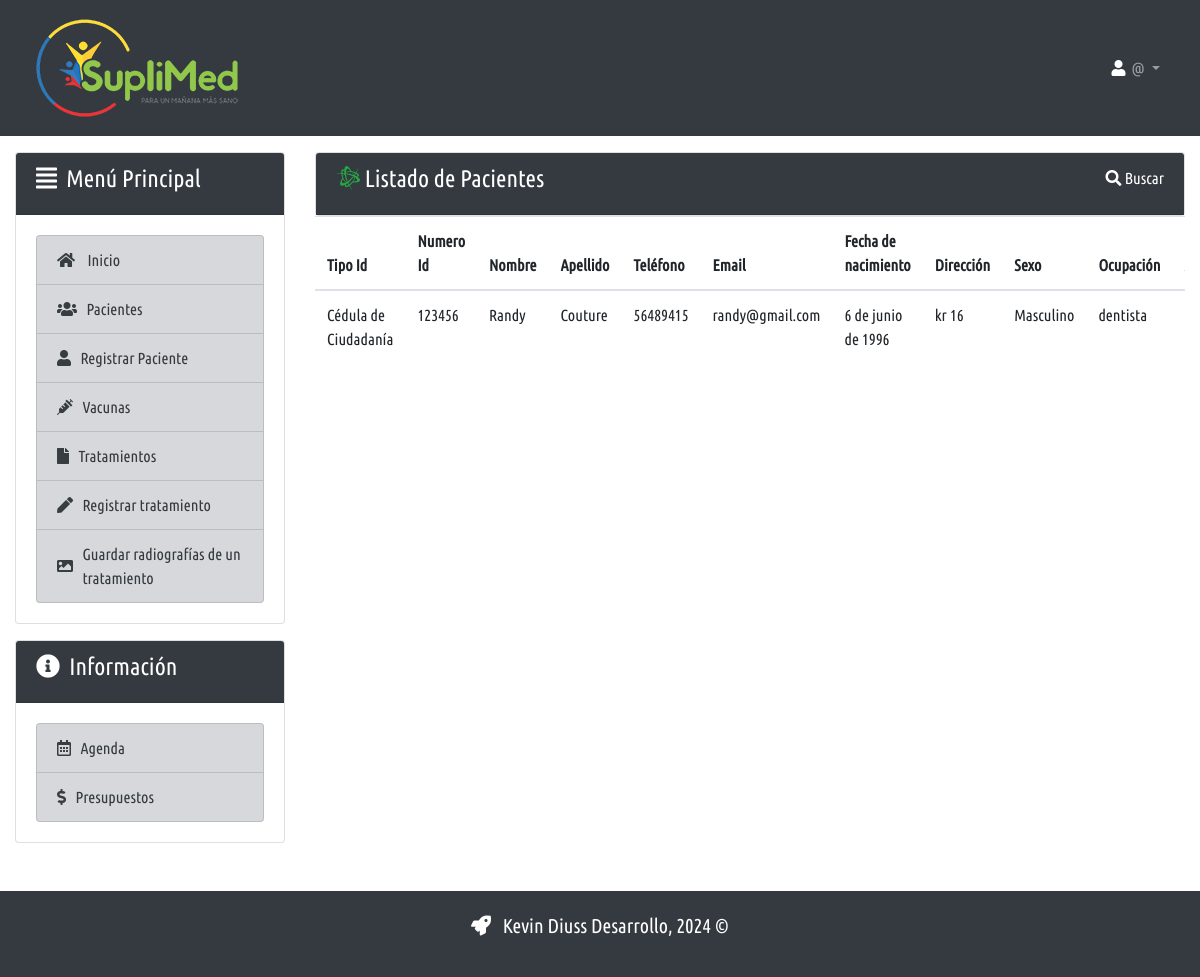
The app's page /listar/ (signed in), older data.
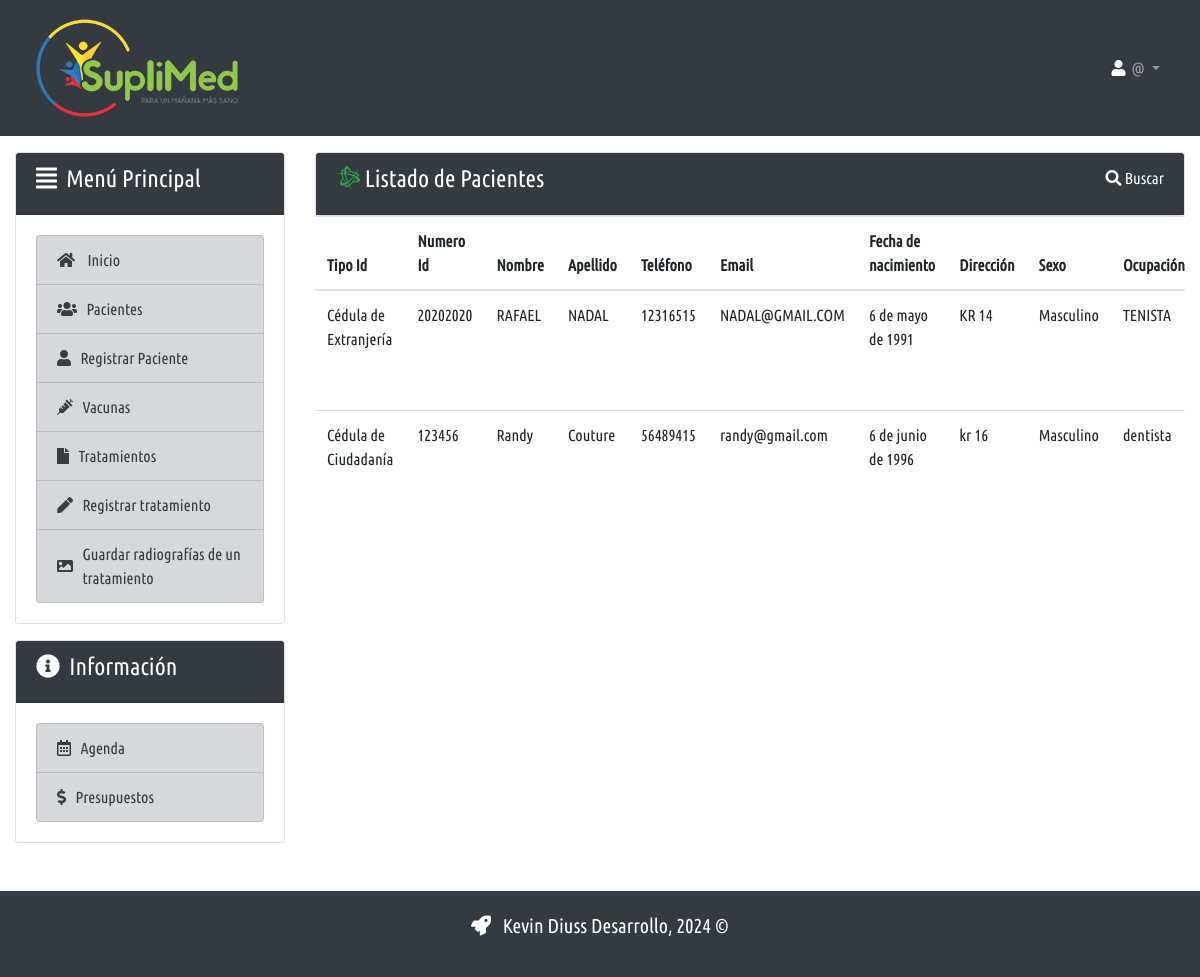
The same page, newer data.
### paciente/models.py (models this page shows, shortened)
class Paciente(models.Model):
    tipoId = models.CharField(max_length=50, verbose_name='tipoId')
    numDocumento = models.CharField(max_length=15, verbose_name='numDocumento')
    nombre = models.CharField(max_length=50, verbose_name='nombre')
    apellido = models.CharField(max_length=50, verbose_name='apellido')
    telefono = models.CharField(max_length=20, verbose_name='teléfono')
    telefonoDos = models.CharField(max_length=20, verbose_name='telefonoDos')
    email = models.EmailField(verbose_name='email')
    fecha_nacimiento = models.DateField(verbose_name='fechaNacimiento')
    direccion = models.CharField(max_length=150, verbose_name='dirección')
    sexo = models.CharField(max_length=10)
    ocupacion = models.CharField(max_length=100)
    sangre = models.CharField(max_length=15)
    rh = models.CharField(max_length=20)
    grupoRiesgo = models.CharField(max_length=35)
    condicionSalud = models.CharField(max_length=50)
    regimen = models.CharField(max_length=20)
    aseguradora = models.CharField(max_length=50)
    tipoAfi = models.CharField(max_length=20)
    observaciones = models.TextField(blank=True, null=True)
    created = models.DateTimeField(auto_now_add=True)
    updated = models.DateTimeField(auto_now=True)
    class Meta:
        verbose_name = 'paciente'
        verbose_name_plural = 'pacientes'
        ordering = ['created']

### paciente/views.py (the view)
# urls.py: path('listar/', views.listar, name="listar"),
@login_required()
def listar(request):
    pacientes = Paciente.objects.all().order_by('-created')
    page = request.GET.get('page', 1)
    try:
        paginator = Paginator(pacientes, 5)
        pacientes = paginator.page(page)
    except:
        raise Http404
    data = {
        'pacientes': pacientes,
        'paginator': paginator
    }
    return render(request, 'paciente/listar.html', data)

### paciente/templates/paciente/listar.html (shortened to what this page needs)
{% extends 'core/base.html'%}
{% load static %}
{% block content %}
<div class="card-group">
    <div class="card bg-negro">
        <div class="card-header bg-dark text-white">
            <h4>
                <i class="fab fa-battle-net text-success"></i>&nbsp;Listado de Pacientes
                <span class="buscar">
                    <a href="#" id="buscar">
                        <small>
                            <i class="fa fa-search"></i>&nbsp;Buscar
                        </small>
                    </a>
                </span>
            </h4>
        </div>
    </div>
</div>
{% if pacientes %}
<div class="table-responsive">
    <table id="tabla" class="table table-hover">
        <thead>
            <tr>
                <th scope="col">Tipo Id</th>
                <th scope="col">Numero Id</th>
                <th scope="col">Nombre</th>
                <th scope="col">Apellido</th>
                <th scope="col">Tel&eacute;fono</th>
                <th scope="col">Email</th>
                <th scope="col">Fecha de nacimiento</th>
                <th scope="col">Direcci&oacute;n</th>
                <th scope="col">Sexo</th>
                <th scope="col">Ocupaci&oacute;n</th>
                <th scope="col">Actualizaci&oacute;n</th>
            </tr>
        </thead>
        <tbody>
            {% for p in pacientes %}
            <tr>
                <td scope="row">{{ p.tipoId }}</td>
                <td scope="row">{{ p.numDocumento }}</td>
                <td scope="row">{{ p.nombre }}</td>
                <td scope="row">{{ p.apellido }}</td>
                <td scope="row">{{ p.telefono }}</td>
                <td scope="row">{{ p.email }}</td>
                <td scope="row">{{ p.fecha_nacimiento }}</td>
                <td scope="row">{{ p.direccion }}</td>
                <td scope="row">{{ p.sexo }}</td>
                <td scope="row">{{ p.ocupacion }}</td>
                <td scope="row">{{ p.updated }}</td>
            </tr>
            {% endfor %}
        </tbody>
    </table>
</div>
{% else %}
<p class="alert alert-primary mt-5 text-center">No hay pacientes registrados.</p>
{% endif %}
{% endblock %}

Row changes from the older to the newer data that the page shows:
added Paciente: tipoId "Cédula de Extranjería", numDocumento "20202020", nombre "RAFAEL", apellido "NADAL", telefono "12316515", email "NADAL@GMAIL.COM", fecha_nacimiento "6 de mayo de 1991", direccion "KR 14", sexo "Masculino", ocupacion "TENISTA"
